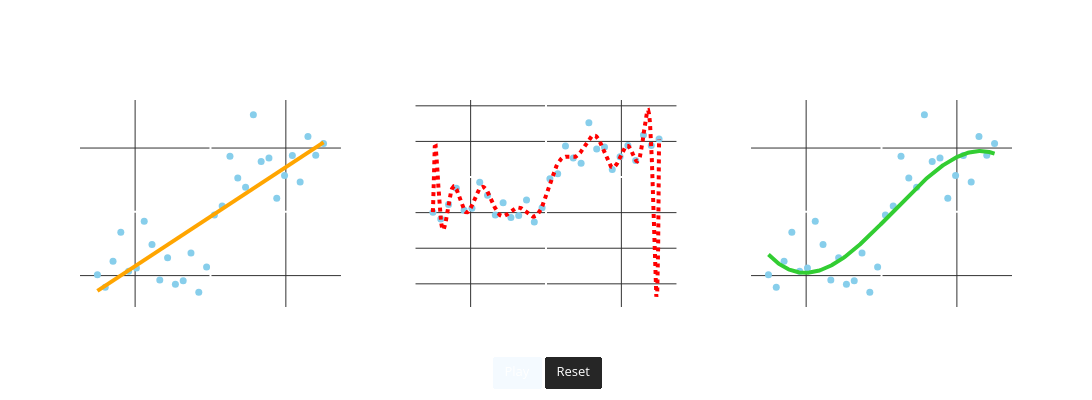

Source (notebook cell):
### Markdown cell above
##### Learning Model Parameters

Any model we choose ($\mathcal{M}$) has a parameter set $\Theta \in \mathbb{R}^{\xi}$ of arbitrary dimension $\xi$

When we *fit* a model to data, we get one possible estimation for $\Theta$, we can call it $\hat{\Theta}$

### Code cell
import plotly.graph_objs as go
from plotly.subplots import make_subplots
import numpy as np
from sklearn.linear_model import LinearRegression, Ridge
from sklearn.preprocessing import PolynomialFeatures
from sklearn.metrics import mean_squared_error

# --- Data setup ---
np.random.seed(42)
n = 30
X_base = np.linspace(-3, 3, n).reshape(-1, 1)
y_true_f = np.tanh(1.2 * X_base) + 0.2 * np.sin(2.5 * X_base)
y_base = y_true_f + 0.4 * np.random.randn(n, 1)

# --- Models ---
linreg = LinearRegression().fit(X_base, y_base)
pred_lin = lambda x: linreg.predict(x)

poly_over = PolynomialFeatures(degree=18)
overfit = Ridge(alpha=0.0, fit_intercept=False).fit(poly_over.fit_transform(X_base), y_base)
pred_overfit = lambda x: overfit.predict(poly_over.transform(x))

poly_rob = PolynomialFeatures(degree=3)
robust = Ridge(alpha=0.2).fit(poly_rob.fit_transform(X_base), y_base)
pred_robust = lambda x: robust.predict(poly_rob.transform(x))

colors = ['orange', 'red', 'limegreen']

# --- New points ---
np.random.seed(123)
n_new = 10
X_new = np.random.uniform(-3, 3, n_new).reshape(-1, 1)
y_true_new = np.tanh(1.2 * X_new) + 0.2 * np.sin(2.5 * X_new)
y_new = y_true_new + 0.4 * np.random.randn(n_new, 1)

# --- Model predictions ---
xs_r = np.linspace(-3, 3, 250).reshape(-1, 1)
y_pred_lin = pred_lin(xs_r).flatten()
y_pred_overfit = pred_overfit(xs_r).flatten()
y_pred_robust = pred_robust(xs_r).flatten()

ys_lin_new = pred_lin(X_new).flatten()
ys_overfit_new = pred_overfit(X_new).flatten()
ys_robust_new = pred_robust(X_new).flatten()

# --- Figure ---
fig = make_subplots(rows=1, cols=3,
    subplot_titles=("Underfit Model", "Overfit Model", "Robust Model"),
    horizontal_spacing=0.08)

models = [
    ("Underfit", colors[0], y_pred_lin, ys_lin_new),
    ("Overfit", colors[1], y_pred_overfit, ys_overfit_new),
    ("Robust", colors[2], y_pred_robust, ys_robust_new)
]

# Static: training data + model curve
for i, (name, color, curve, _) in enumerate(models):
    fig.add_trace(go.Scatter(x=X_base.flatten(), y=y_base.flatten(),
                             mode='markers', marker=dict(size=7, color='skyblue'),
                             showlegend=False),
                  row=1, col=i+1)
    fig.add_trace(go.Scatter(x=xs_r.flatten(), y=curve,
                             mode='lines', line=dict(color=color, width=4, dash='dot' if name=="Overfit" else None),
                             name=name, showlegend=False),
                  row=1, col=i+1)
    # Dynamic placeholders for OOS points and error bars
    fig.add_trace(go.Scatter(x=[], y=[], mode='markers',
                             marker=dict(size=14, color='gold', line=dict(width=2, color='black')),
                             showlegend=False),
                  row=1, col=i+1)
    fig.add_trace(go.Scatter(x=[], y=[], mode='lines',
                             line=dict(color='red', width=2, dash='dash'),
                             showlegend=False, hoverinfo='skip'),
                  row=1, col=i+1)

# Trace index mapping for dynamic content
# (Underfit: 2–3, Overfit: 6–7, Robust: 10–11)
dyn_idx = [(2,3), (6,7), (10,11)]

# --- Frames ---
frames = []
for k in range(1, n_new+1):
    frame_data = []
    for (name, color, _, ys_pred), (pt_idx, err_idx) in zip(models, dyn_idx):
        # points up to k
        frame_data.append(dict(
            type="scatter",
            x=X_new[:k,0],
            y=y_new[:k,0],
            mode="markers",
            marker=dict(size=14, color='gold', line=dict(width=2, color='black')),
        ))
        # error lines up to k
        xerr, yerr = [], []
        for j in range(k):
            xerr += [X_new[j,0], X_new[j,0], None]
            yerr += [ys_pred[j], y_new[j,0], None]
        frame_data.append(dict(
            type="scatter",
            x=xerr, y=yerr,
            mode="lines",
            line=dict(color='red', width=2, dash='dash'),
        ))

    mse_lin = mean_squared_error(y_new[:k], ys_lin_new[:k])
    mse_overfit = mean_squared_error(y_new[:k], ys_overfit_new[:k])
    mse_robust = mean_squared_error(y_new[:k], ys_robust_new[:k])
    title = (f"Out-of-sample Points Added: <b>{k}/{n_new}</b> | "
             f"<span style='color:{colors[0]}'>Underfit MSE: {mse_lin:.3f}</span> &nbsp; "
             f"<span style='color:{colors[1]}'>Overfit MSE: {mse_overfit:.3f}</span> &nbsp; "
             f"<span style='color:{colors[2]}'>Robust MSE: <b>{mse_robust:.3f}</b></span>")

    frames.append(go.Frame(name=f"frame{k}", data=frame_data,
                           traces=[2,3,6,7,10,11],
                           layout=go.Layout(title=dict(text=title))))

# --- Layout ---
fig.update_layout(
    width=1150, height=400,
    plot_bgcolor='rgba(0,0,0,0)', paper_bgcolor='rgba(0,0,0,0)',
    font=dict(color='white'),
    title=dict(text="Out-of-sample Points Added: <b>0</b>", y=0.95),
    updatemenus=[dict(
        type="buttons", x=0.5, xanchor="center", y=-0.23, yanchor="top",
        direction="right",
        buttons=[
            dict(
                label="Play",
                method="animate",
                args=[None, dict(
                    frame=dict(duration=700, redraw=True),
                    transition=dict(duration=0),
                    fromcurrent=True,
                    mode="immediate"
                )],
                # Add visual styling for the button
                # For dark background with white border and white text
                args2=None,  # ignore if unsupported in plotly
                # Plotly allows design via updatemenus, but you can set extra styling hints here for clarity
            ),
            dict(
                label="Reset",
                method="animate",
                args=[["frame1"], dict(
                    frame=dict(duration=0, redraw=True),
                    transition=dict(duration=0),
                    mode="immediate"
                )]
            )
        ],
        bgcolor="rgba(0,0,0,0.85)",
bordercolor="white",
borderwidth=1.5,
font=dict(color="white", size=13)
  # ensure text remains visible
    )],
    showlegend=False
)

# Make gridline color consistent with previous plot (#323232)
for i in range(1,4):
    fig.update_xaxes(title_text="Input x", row=1, col=i,
                     showgrid=True, gridcolor="#323232", gridwidth=1)
    fig.update_yaxes(title_text="Target y", row=1, col=i,
                     showgrid=True, gridcolor="#323232", gridwidth=1)

fig.frames = frames
fig.show()

### Figure 1 — Plotly figure (JSON) as saved in the notebook; plotly's stock layout.template omitted (floating-point values rounded to 4 significant figures; data arrays with more than 128 entries replaced by an {"elided": "..."} marker saying what was removed)
{"data": [{"marker": {"color": "skyblue", "size": 7}, "mode": "markers", "showlegend": false, "type": "scatter", "x": [-3.0, -2.793, -2.586, -2.379, -2.172, -1.966, -1.759, -1.552, -1.345, -1.138, -0.931, -0.7241, -0.5172, -0.3103, -0.1034, 0.1034, 0.3103, 0.5172, 0.7241, 0.931, 1.138, 1.345, 1.552, 1.759, 1.966, 2.172, 2.379, 2.586, 2.793, 3.0], "xaxis": "x", "y": [-0.9874, -1.182, -0.7732, -0.3185, -0.9323, -0.88, -0.1493, -0.5114, -1.068, -0.7191, -1.137, -1.081, -0.6472, -1.261, -0.8646, -0.05026, 0.09104, 0.8696, 0.5319, 0.3871, 1.522, 0.7897, 0.8454, 0.211, 0.5686, 0.883, 0.4673, 1.183, 0.8861, 1.069], "yaxis": "y"}, {"line": {"color": "orange", "width": 4}, "mode": "lines", "name": "Underfit", "showlegend": false, "type": "scatter", "x": {"elided": "250 float values"}, "xaxis": "x", "y": {"elided": "250 float values"}, "yaxis": "y"}, {"marker": {"color": "gold", "line": {"color": "black", "width": 2}, "size": 14}, "mode": "markers", "showlegend": false, "type": "scatter", "x": [], "xaxis": "x", "y": [], "yaxis": "y"}, {"hoverinfo": "skip", "line": {"color": "red", "dash": "dash", "width": 2}, "mode": "lines", "showlegend": false, "type": "scatter", "x": [], "xaxis": "x", "y": [], "yaxis": "y"}, {"marker": {"color": "skyblue", "size": 7}, "mode": "markers", "showlegend": false, "type": "scatter", "x": [-3.0, -2.793, -2.586, -2.379, -2.172, -1.966, -1.759, -1.552, -1.345, -1.138, -0.931, -0.7241, -0.5172, -0.3103, -0.1034, 0.1034, 0.3103, 0.5172, 0.7241, 0.931, 1.138, 1.345, 1.552, 1.759, 1.966, 2.172, 2.379, 2.586, 2.793, 3.0], "xaxis": "x2", "y": [-0.9874, -1.182, -0.7732, -0.3185, -0.9323, -0.88, -0.1493, -0.5114, -1.068, -0.7191, -1.137, -1.081, -0.6472, -1.261, -0.8646, -0.05026, 0.09104, 0.8696, 0.5319, 0.3871, 1.522, 0.7897, 0.8454, 0.211, 0.5686, 0.883, 0.4673, 1.183, 0.8861, 1.069], "yaxis": "y2"}, {"line": {"color": "red", "dash": "dot", "width": 4}, "mode": "lines", "name": "Overfit", "showlegend": false, "type": "scatter", "x": {"elided": "250 float values"}, "xaxis": "x2", "y": {"elided": "250 float values"}, "yaxis": "y2"}, {"marker": {"color": "gold", "line": {"color": "black", "width": 2}, "size": 14}, "mode": "markers", "showlegend": false, "type": "scatter", "x": [], "xaxis": "x2", "y": [], "yaxis": "y2"}, {"hoverinfo": "skip", "line": {"color": "red", "dash": "dash", "width": 2}, "mode": "lines", "showlegend": false, "type": "scatter", "x": [], "xaxis": "x2", "y": [], "yaxis": "y2"}, {"marker": {"color": "skyblue", "size": 7}, "mode": "markers", "showlegend": false, "type": "scatter", "x": [-3.0, -2.793, -2.586, -2.379, -2.172, -1.966, -1.759, -1.552, -1.345, -1.138, -0.931, -0.7241, -0.5172, -0.3103, -0.1034, 0.1034, 0.3103, 0.5172, 0.7241, 0.931, 1.138, 1.345, 1.552, 1.759, 1.966, 2.172, 2.379, 2.586, 2.793, 3.0], "xaxis": "x3", "y": [-0.9874, -1.182, -0.7732, -0.3185, -0.9323, -0.88, -0.1493, -0.5114, -1.068, -0.7191, -1.137, -1.081, -0.6472, -1.261, -0.8646, -0.05026, 0.09104, 0.8696, 0.5319, 0.3871, 1.522, 0.7897, 0.8454, 0.211, 0.5686, 0.883, 0.4673, 1.183, 0.8861, 1.069], "yaxis": "y3"}, {"line": {"color": "limegreen", "width": 4}, "mode": "lines", "name": "Robust", "showlegend": false, "type": "scatter", "x": {"elided": "250 float values"}, "xaxis": "x3", "y": {"elided": "250 float values"}, "yaxis": "y3"}, {"marker": {"color": "gold", "line": {"color": "black", "width": 2}, "size": 14}, "mode": "markers", "showlegend": false, "type": "scatter", "x": [], "xaxis": "x3", "y": [], "yaxis": "y3"}, {"hoverinfo": "skip", "line": {"color": "red", "dash": "dash", "width": 2}, "mode": "lines", "showlegend": false, "type": "scatter", "x": [], "xaxis": "x3", "y": [], "yaxis": "y3"}], "layout": {"annotations": [{"font": {"size": 16}, "showarrow": false, "text": "Underfit Model", "x": 0.14, "xanchor": "center", "xref": "paper", "y": 1, "yanchor": "bottom", "yref": "paper"}, {"font": {"size": 16}, "showarrow": false, "text": "Overfit Model", "x": 0.5, "xanchor": "center", "xref": "paper", "y": 1, "yanchor": "bottom", "yref": "paper"}, {"font": {"size": 16}, "showarrow": false, "text": "Robust Model", "x": 0.86, "xanchor": "center", "xref": "paper", "y": 1, "yanchor": "bottom", "yref": "paper"}], "font": {"color": "white"}, "height": 400, "paper_bgcolor": "rgba(0,0,0,0)", "plot_bgcolor": "rgba(0,0,0,0)", "showlegend": false, "title": {"text": "Out-of-sample Points Added: <b>0</b>", "y": 0.95}, "updatemenus": [{"bgcolor": "rgba(0,0,0,0.85)", "bordercolor": "white", "borderwidth": 1.5, "buttons": [{"args": [null, {"frame": {"duration": 700, "redraw": true}, "fromcurrent": true, "mode": "immediate", "transition": {"duration": 0}}], "label": "Play", "method": "animate"}, {"args": [["frame1"], {"frame": {"duration": 0, "redraw": true}, "mode": "immediate", "transition": {"duration": 0}}], "label": "Reset", "method": "animate"}], "direction": "right", "font": {"color": "white", "size": 13}, "type": "buttons", "x": 0.5, "xanchor": "center", "y": -0.23, "yanchor": "top"}], "width": 1150, "xaxis": {"anchor": "y", "domain": [0, 0.28], "gridcolor": "#323232", "gridwidth": 1, "showgrid": true, "title": {"text": "Input x"}}, "xaxis2": {"anchor": "y2", "domain": [0.36, 0.64], "gridcolor": "#323232", "gridwidth": 1, "showgrid": true, "title": {"text": "Input x"}}, "xaxis3": {"anchor": "y3", "domain": [0.72, 1], "gridcolor": "#323232", "gridwidth": 1, "showgrid": true, "title": {"text": "Input x"}}, "yaxis": {"anchor": "x", "domain": [0, 1], "gridcolor": "#323232", "gridwidth": 1, "showgrid": true, "title": {"text": "Target y"}}, "yaxis2": {"anchor": "x2", "domain": [0, 1], "gridcolor": "#323232", "gridwidth": 1, "showgrid": true, "title": {"text": "Target y"}}, "yaxis3": {"anchor": "x3", "domain": [0, 1], "gridcolor": "#323232", "gridwidth": 1, "showgrid": true, "title": {"text": "Target y"}}}}
